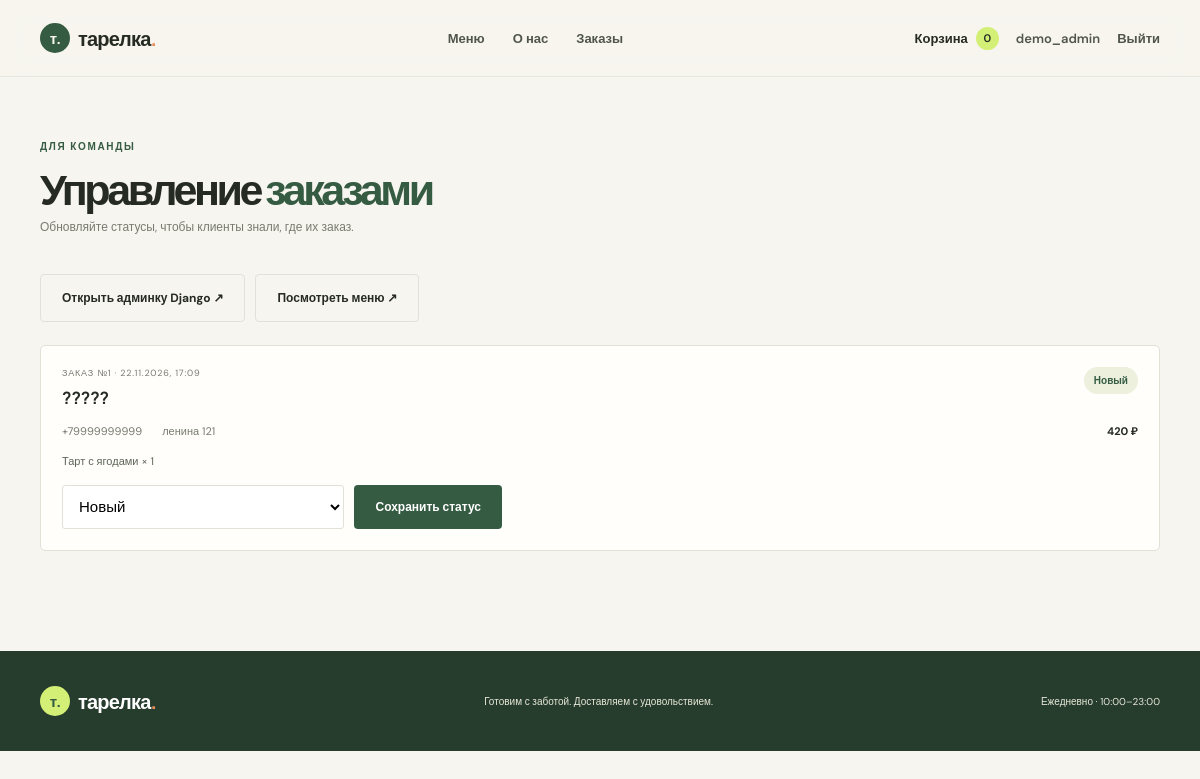
The app's page /dashboard/ (signed in) with its own data.
### menu/models.py (models this page shows, shortened)
class Order(models.Model):
    class Status(models.TextChoices):
        NEW = "new", "Новый"
        CONFIRMED = "confirmed", "Подтверждён"
        COOKING = "cooking", "Готовится"
        DELIVERING = "delivering", "В пути"
        COMPLETED = "completed", "Доставлен"
        CANCELLED = "cancelled", "Отменён"
    user = models.ForeignKey(
        settings.AUTH_USER_MODEL, on_delete=models.PROTECT, related_name="orders", verbose_name="клиент"
    )
    status = models.CharField(
        "статус", max_length=12, choices=Status.choices, default=Status.NEW
    )
    address = models.CharField("адрес доставки", max_length=240)
    phone = models.CharField("телефон", max_length=30)
    comment = models.CharField("комментарий", max_length=300, blank=True)
    total = models.PositiveIntegerField("сумма, ₽")
    created_at = models.DateTimeField("создан", auto_now_add=True)
    class Meta:
        ordering = ["-created_at"]
        verbose_name = "заказ"
        verbose_name_plural = "заказы"

class OrderItem(models.Model):
    order = models.ForeignKey(
        Order, on_delete=models.CASCADE, related_name="items", verbose_name="заказ"
    )
    product = models.ForeignKey(
        Product, on_delete=models.PROTECT, related_name="order_items", verbose_name="блюдо"
    )
    quantity = models.PositiveSmallIntegerField("количество")
    price = models.PositiveIntegerField("цена на момент заказа, ₽")
    class Meta:
        verbose_name = "позиция заказа"
        verbose_name_plural = "позиции заказа"

class Product(models.Model):
    category = models.ForeignKey(
        Category, on_delete=models.PROTECT, related_name="products", verbose_name="категория"
    )
    name = models.CharField("название", max_length=120)
    slug = models.SlugField("слаг", max_length=140, unique=True)
    description = models.TextField("описание")
    price = models.PositiveIntegerField("цена, ₽")
    weight = models.CharField("вес / объём", max_length=40)
    image_url = models.URLField("ссылка на изображение", blank=True)
    is_available = models.BooleanField("есть в меню", default=True)
    is_popular = models.BooleanField("популярное", default=False)
    class Meta:
        ordering = ["-is_popular", "name"]
        verbose_name = "блюдо"
        verbose_name_plural = "блюда"

### menu/views.py (the view)
# urls.py: path("dashboard/", views.dashboard, name="dashboard"),
@user_passes_test(staff_required, login_url="login")
def dashboard(request):
    orders = Order.objects.select_related("user").prefetch_related("items__product")
    return render(
        request,
        "menu/dashboard.html",
        {"orders": orders, "status_form": OrderStatusForm()},
    )

### menu/forms.py
class OrderStatusForm(forms.Form):
    status = forms.ChoiceField(label="Новый статус", choices=())
    def __init__(self, *args, **kwargs):
        super().__init__(*args, **kwargs)
        from .models import Order
        self.fields["status"].choices = Order.Status.choices

### menu/context_processors.py (called while the page is built)
def cart(request):
    items = request.session.get("cart", {})
    return {"cart_count": sum(items.values())}

### menu/views.py (called while the page is built)
def staff_required(user):
    return user.is_authenticated and user.is_staff

### templates/menu/dashboard.html (shortened to what this page needs)
{% extends "base.html" %}
{% block content %}
<section class="container dashboard-page">
  <div class="page-intro compact-intro"><span class="eyebrow">Для команды</span><h1>Управление <em>заказами</em></h1><p>Обновляйте статусы, чтобы клиенты знали, где их заказ.</p></div>
  <div class="dashboard-links"><a class="button button-outline" href="/admin/">Открыть админку Django ↗</a><a class="button button-outline" href="{% url 'catalog' %}">Посмотреть меню ↗</a></div>
  <div class="dashboard-orders">
    {% for order in orders %}
      <article class="dashboard-order">
        <div class="dashboard-order-head"><div><span class="product-category">Заказ №{{ order.pk }} · {{ order.created_at|date:"d.m.Y, H:i" }}</span><h2>{{ order.user.get_full_name|default:order.user.username }}</h2></div><span class="status-pill status-{{ order.status }}">{{ order.get_status_display }}</span></div>
        <div class="dashboard-details"><span>{{ order.phone }}</span><span>{{ order.address }}</span><b>{{ order.total }} ₽</b></div>
        <div class="order-items">{% for item in order.items.all %}<span>{{ item.product.name }} × {{ item.quantity }}</span>{% endfor %}</div>
        <form class="status-form" method="post" action="{% url 'update_order_status' order.pk %}">{% csrf_token %}{{ status_form.status }}<button class="button button-dark" type="submit">Сохранить статус</button></form>
      </article>
    {% empty %}<div class="empty-state">Заказов пока нет.</div>{% endfor %}
  </div>
</section>
{% endblock %}

### templates/base.html (shortened to what this page needs)
{% load static %}
<!doctype html>
<html lang="ru">
<head>
  <link rel="stylesheet" href="{% static 'css/site.css' %}">
</head>
<body>
  <header class="site-header">
    <div class="container nav-wrap">
      <a class="brand" href="{% url 'home' %}"><span class="brand-mark">т.</span> тарелка<span class="brand-dot">.</span></a>
      <nav class="main-nav" aria-label="Главная навигация">
        <a href="{% url 'catalog' %}">Меню</a>
        <a href="{% url 'home' %}#about">О нас</a>
        {% if user.is_staff %}<a href="{% url 'dashboard' %}">Заказы</a>{% endif %}
      </nav>
      <div class="nav-actions">
        <a class="cart-link" href="{% url 'checkout' %}" aria-label="Корзина">Корзина <span class="cart-count">{{ cart_count }}</span></a>
        {% if user.is_authenticated %}
          <a class="account-link" href="{% url 'profile' %}">{{ user.first_name|default:user.username }}</a>
          <form class="inline-form" action="{% url 'logout' %}" method="post">{% csrf_token %}<button class="text-button" type="submit">Выйти</button></form>
        {% else %}
          <a class="account-link" href="{% url 'login' %}">Войти</a>
        {% endif %}
      </div>
    </div>
  </header>
  <main>{% block content %}{% endblock %}</main>
  <footer class="site-footer">
    <div class="container footer-inner">
      <a class="brand brand-light" href="{% url 'home' %}"><span class="brand-mark">т.</span> тарелка<span class="brand-dot">.</span></a>
      <span>Готовим с заботой. Доставляем с удовольствием.</span>
      <span>Ежедневно · 10:00–23:00</span>
    </div>
  </footer>
</body>
</html>

### records on screen
Order: pk "1", created_at "22.11.2026, 17:09", user.get_full_name "?????", status "Новый", phone "+79999999999", address "ленина 121", total "420"
OrderItem: product.name "Тарт с ягодами", quantity "1"

### other values on screen
{{ cart_count }} "0"
{{ user.first_name|default:user.username }} "demo_admin"
